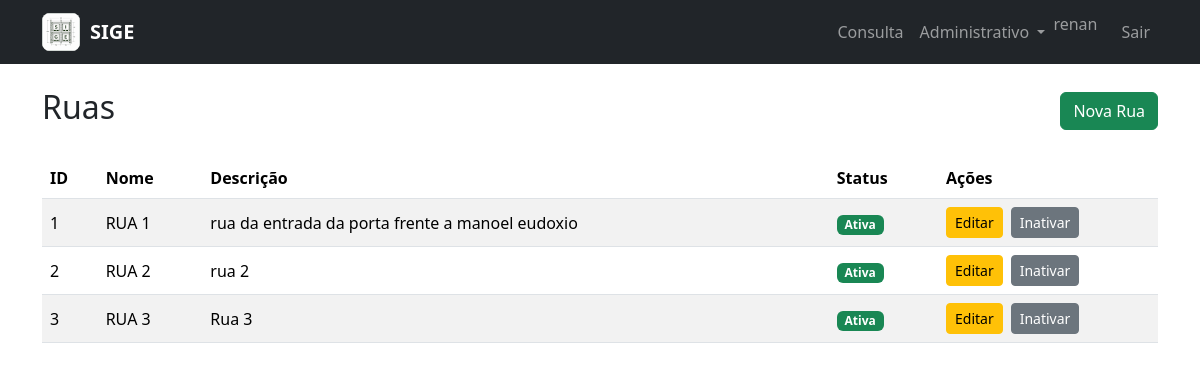
Screenshot of /admin/ruas/ (signed in) with the database file from the repository.
### app/models/rua.py (models this page shows)
class Rua(db.Model):
    __tablename__ = "rua"
    id = db.Column(
        db.Integer,
        primary_key=True
    )
    nome = db.Column(
        db.String(50),
        nullable=False,
        unique=True
    )
    descricao = db.Column(
        db.String(200)
    )
    ativo = db.Column(
        db.Boolean,
        default=True
    )
    data_cadastro = db.Column(
        db.DateTime,
        default=datetime.utcnow
    )
    predios = db.relationship(
        "Predio",
        backref="rua",
        lazy=True,
        cascade="all, delete-orphan"
    )

### app/routes/rua.py (the view)
@rua_bp.route("/")
def listar():
    ruas = Rua.query.order_by(
        Rua.nome
    ).all()
    return render_template(
        "rua/listar.html",
        ruas=ruas
    )

### app/templates/rua/listar.html (shortened to what this page needs)
{% extends "base.html" %}
{% block content %}
<div class="d-flex justify-content-between align-items-center mb-4">
    <h2>Ruas</h2>
    <a
        href="{{ url_for('rua.novo') }}"
        class="btn btn-success">
        Nova Rua
    </a>
</div>
<div class="table-responsive">
    <table class="table table-striped table-hover align-middle">
        <thead>
            <tr>
                <th>ID</th>
                <th>Nome</th>
                <th>Descrição</th>
                <th>Status</th>
                <th width="220">
                    Ações
                </th>
            </tr>
        </thead>
        <tbody>
            {% for rua in ruas %}
                <tr>
                    <td>
                        {{ rua.id }}
                    </td>
                    <td>
                        {{ rua.nome }}
                    </td>
                    <td>
                        {% if rua.descricao %}
                            {{ rua.descricao }}
                        {% else %}
                            <span class="text-muted">
                                -
                            </span>
                        {% endif %}
                    </td>
                    <td>
                        {% if rua.ativo %}
                            <span class="badge text-bg-success">
                                Ativa
                            </span>
                        {% else %}
                            <span class="badge text-bg-secondary">
                                Inativa
                            </span>
                        {% endif %}
                    </td>
                    <td>
                        <div class="d-flex flex-wrap gap-2">
                            <a
                                href="{{ url_for('rua.editar', id=rua.id) }}"
                                class="btn btn-warning btn-sm">
                                Editar
                            </a>
                            <form
                                method="POST"
                                action="{{ url_for('rua.alternar_status', id=rua.id) }}">
                                <button
                                    type="submit"
                                    class="btn btn-sm {% if rua.ativo %}btn-secondary{% else %}btn-success{% endif %}"
                                    onclick="return confirm('{% if rua.ativo %}Deseja inativar esta rua e toda a estrutura abaixo dela?{% else %}Deseja ativar esta rua e toda a estrutura abaixo dela?{% endif %}')">
                                    {% if rua.ativo %}
                                        Inativar
                                    {% else %}
                                        Ativar
                                    {% endif %}
                                </button>
                            </form>
                        </div>
                    </td>
                </tr>
            {% endfor %}
        </tbody>
    </table>
</div>
{% endblock %}

### rows the page displays
Rua: id "1", nome "RUA 1", descricao "rua da entrada da porta frente a manoel eudoxio", ativo "Ativa"
Rua: id "2", nome "RUA 2", descricao "rua 2", ativo "Ativa"
Rua: id "3", nome "RUA 3", descricao "Rua 3", ativo "Ativa"

### other values shown
{{ session.get("usuario_nome") }} "renan"
